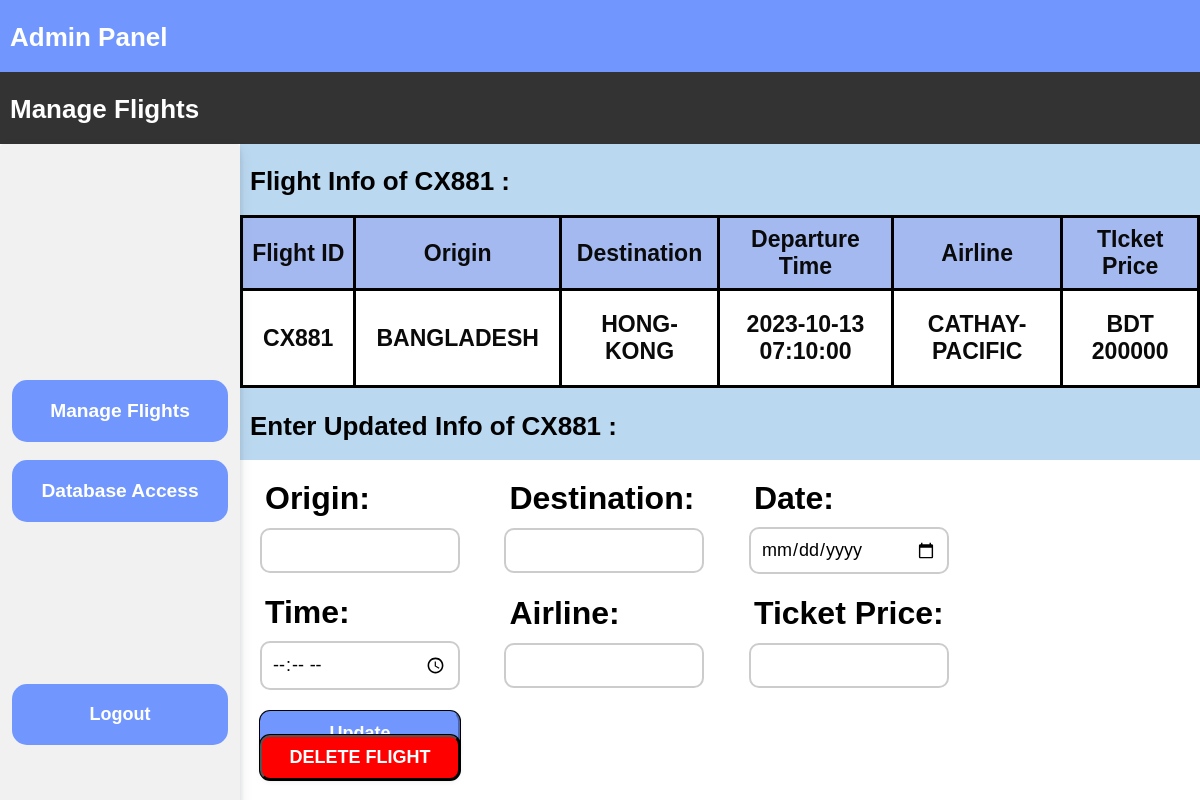
The app's page /admin_modify_flight.php?flight_id=CX881 (signed in) with its own data.
### tables this page shows
CREATE TABLE `flight_info` (
  `flight_id` varchar(16) NOT NULL,
  `origin` varchar(10) DEFAULT NULL,
  `destination` varchar(20) DEFAULT NULL,
  `departure_time` datetime DEFAULT NULL,
  `airline_name` varchar(16) DEFAULT NULL,
  `price` int(10) NOT NULL
);

### admin_modify_flight.php (the view, shortened to what this page needs)
<!DOCTYPE html>
<html lang="en">
<head>
    <link rel="stylesheet" href="admin_style.css">
</head>
<?php
$db = mysqli_connect("localhost", "root", "", "airplane_ticket_reservation_system");
?>
<body>
    <div class="head_panel1">
        <h1>Admin Panel</h1>
    </div>
    <div class="head_panel2">
        <h1>Manage Flights</h1>
    </div>
    <div class="side_bar">
        <br></br>
        <center>
            <button id="admin_buttons" onclick="window.location.href = 'http://localhost/CSE327.8_Airplane_Ticket_Reservation_System/Admin_Panel/admin_manage_flights.php';">Manage Flights</button>
            <br></br>
            <button id="admin_buttons" onclick="window.location.href = 'http://localhost/phpmyadmin/index.php?route=/database/structure&db=airplane_ticket_reservation_system';">Database Access</button>
            <br></br>
            <button id="logout" onclick="window.location.href = 'http://localhost/CSE327.8_Airplane_Ticket_Reservation_System/Admin_Panel/admin_logout.php';">Logout</button>
        </center>
    </div>
    <?php
    if (isset($_GET['flight_id'])) {
        $flightId = $_GET['flight_id'];
    } else {
        echo "NOT AUTHORIZED";
        echo '<script>alert("NOT AUTHORIZED")</script>';
        header("Refresh: 0; URL=http://localhost/CSE327.8_Airplane_Ticket_Reservation_System/Admin_Panel/admin_login.html");
        exit;
    }
    echo "<div class=head_panel3>";
    echo "<h1>Flight Info of  $flightId : </h1>";
    echo "</div>";
    $query = "SELECT * FROM flight_info WHERE flight_id = '$flightId';";
    $flightdata_query = $db->query($query);
    echo "<div class = flight_table>";
    echo "<table>";
    echo "<tr>";
    echo "<th>Flight ID</th>";
    echo "<th>Origin</th>";
    echo "<th>Destination</th>";
    echo "<th>Departure Time</th>";
    echo "<th>Airline</th>";
    echo "<th>TIcket Price</th>";
    echo "</tr>";
    while ($flightdata = $flightdata_query->fetch_assoc()) {
        echo "<tr>";
        echo "<td>" . $flightdata["flight_id"] . "</td>";
        echo "<td>" . $flightdata["origin"] . "</td>";
        echo "<td>" . $flightdata["destination"] . "</td>";
        echo "<td>" . $flightdata["departure_time"] . "</td>";
        echo "<td>" . $flightdata["airline_name"] . "</td>";
        echo "<td>" . "BDT " . $flightdata["price"] . "</td>";
        echo "</tr>";
    }
    echo "</table>";
    echo "</div>";
    echo "<div class=head_panel3>";
    echo "<h1>Enter Updated Info of  $flightId : </h1>";
    echo "</div>";
    ?>
    <div class="flight_info">
        <form action="admin_add_delete.php" method="POST">
            <div>
                <label>Origin: </label>
                <input type="text" name="origin" value="">
            </div>
            <div>
                <label>Destination: </label>
                <input type="text" name="destination" value="">
            </div>
            <div>
                <label>Date: </label>
                <input type="Date" name="date" value="">
            </div>
            <div>
                <label>Time: </label>
                <input type="time" name="time" value="">
            </div>
            <div>
                <label>Airline: </label>
                <input type="text" name="airline" value="">
            </div>
            <div>
                <label>Ticket Price: </label>
                <input type="text" name="price" value="">
            </div>
            <div>
                <input type="submit" value="Update">
            </div>
        </form>
        <form action="admin_add_delete.php" method="POST">
            <div>
                <input type="submit" id="delete_flight_button" value="DELETE FLIGHT">
            </div>
        </form>
    </div>
</body>
</html>

### admin_style.css (style rules this page uses)
* { font-family: Arial, Helvetica, sans-serif; box-sizing: border-box; }
body { margin: 0; padding: 0; margin-top: 0; }
.head_panel1 { width: 100%; background: #7197ff; font-size: small; font-weight: 100; padding-left: 10px; padding-top: 5px; padding-bottom: 1px; color: #ffffff; }
.head_panel2 { width: 100%; background: #333333; font-size: small; font-weight: 100; padding-left: 10px; padding-top: 5px; padding-bottom: 1px; color: #ffffff; }
.head_panel3 { width: 80%; background: #bad8f0; font-size: small; font-weight: 100; padding-left: 10px; padding-top: 5px; padding-bottom: 1px; color: #000000; float: right; }
.side_bar { margin: 0px auto; width: 20%; background: rgb(241, 241, 241); border-radius: 4px; float: left; box-shadow: rgba(60, 66, 87, 0.12) 0px 7px 14px 0px, rgba(0, 0, 0, 0.12) 0px 3px 6px 0px; padding-top: 200px; position: fixed; height: 100%; }
#admin_buttons { border: 0; padding: 20px; font-weight: bolder; color: #fff; background: #7197ff; cursor: pointer; width: 90%; border-radius: 15px; font-size: larger; }
#logout { border: 0; padding: 20px; font-weight: bold; color: #fff; background: #7197ff; cursor: pointer; width: 90%; border-radius: 15px; font-size: large; margin-bottom: 20px; margin-top: 60%; }
table { border-collapse: collapse; border: 3px solid black; text-align: center; width: 80%; margin: 20 auto; border-radius: 15px; float: right; }
th { text-align: center; padding: 8px; margin: 20px; border: 3px solid black; background-color:#a5b9f1; font-weight: bolder; font-size: larger; }
tr, td { color: rgb(10, 10, 10); padding: 20px; border: 10px; font-size: larger; font-weight: bold; border: 3px solid black; background-color: rgb(255, 255, 255); }
label { margin-bottom: 10px; }
.reset-pass a,label { font-size: 14px; font-weight: 600; display: block; }
input[type="submit"] { background-color: #7197ff; box-shadow: rgba(0, 0, 0, 0) 0px 0px 0px 0px, rgba(0, 0, 0, 0) 0px 0px 0px 0px, rgba(0, 0, 0, 0.12) 0px 1px 1px 0px, rgb(0, 0, 0) 0px 0px 0px 1px, rgba(0, 0, 0, 0) 0px 0px 0px 0px, rgba(0, 0, 0, 0) 0px 0px 0px 0px, rgba(60, 66, 87, 0.08) 0px 2px 5px 0px; color: rgb(245, 245, 245); font-weight: 600; cursor: pointer; }
.flight_info { padding-left: 20%; float: right; }
.flight_info form div { display: inline-block; margin-right: 20px; font-size: xx-large; padding-left: 20px; padding-top: 20px; }
.flight_info label { display: block; font-size: xx-large; padding-left: 5px; }
.flight_info input[type="text"], .flight_info input[type="Date"], .flight_info input[type="time"] { width: 200px; padding: 10px; border: 2px solid #ccc; border-radius: 10px; font-size: large; }
.flight_info input[type="submit"] { background-color: #7197ff; color: #fff; padding: 10px 20px; border-color: #7197ff; border-radius: 10px; cursor: pointer; width: 200px; font-size: large; }
#delete_flight_button { margin-bottom: 20px; position: fixed; bottom: 0; background-color: red; color: white; border-color: #000000; }

### records on screen
flight_info: flight_id "CX881", origin "BANGLADESH", destination "HONG-KONG", departure_time "2023-10-13 07:10:00", airline_name "CATHAY-PACIFIC", price "200000"

### other values on screen
$flightId "CX881"
